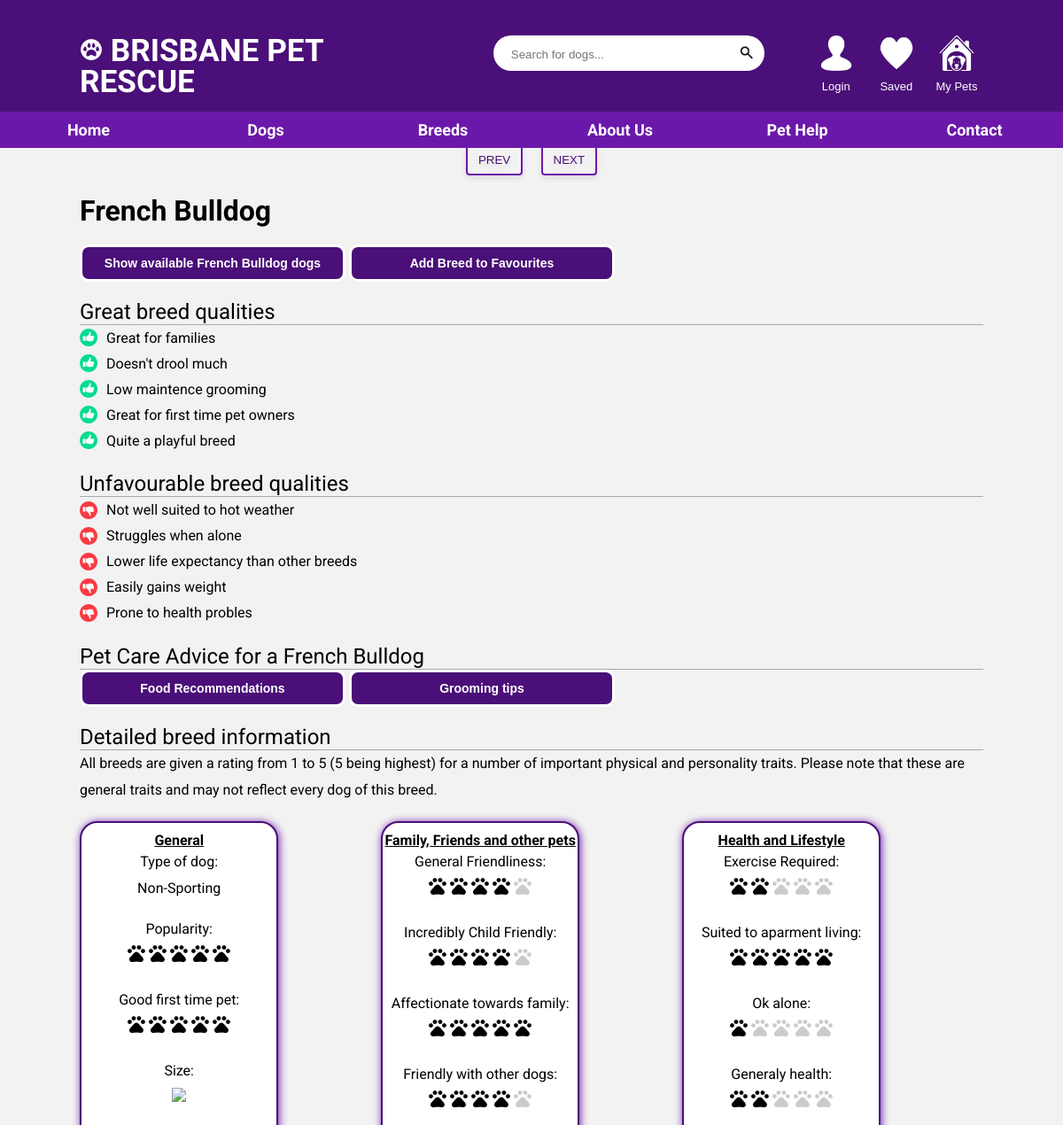
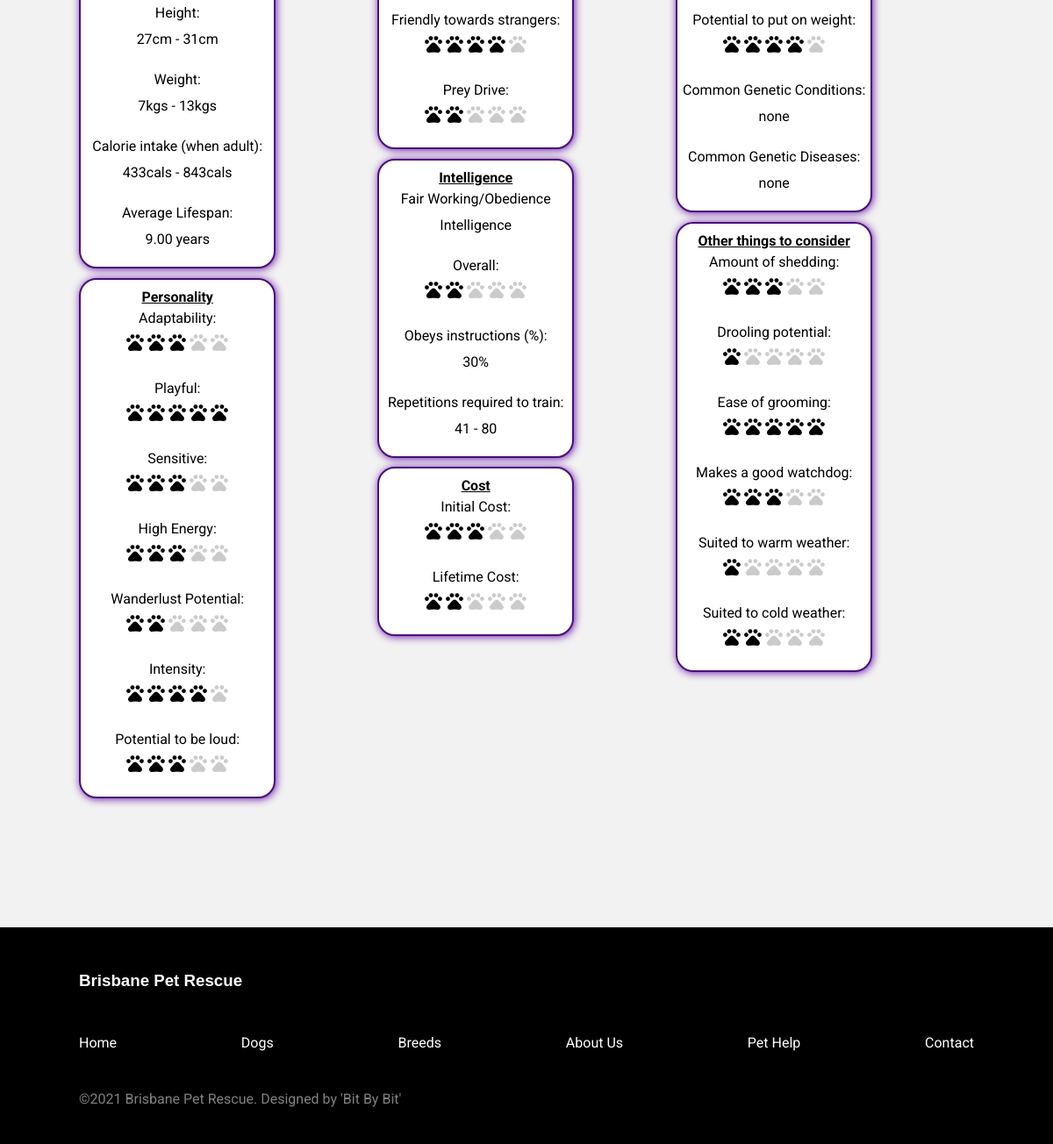
Page /breed-profile.php?breed_id=61 on the committed database (2 pictures, top to bottom).
### tables this page shows
CREATE TABLE `dog_breeds` (
  `breed_id` int(11) NOT NULL,
  `Breed` varchar(64) NOT NULL,
  `height_low` int(11) NOT NULL,
  `height_high` int(11) NOT NULL,
  `weight_low` int(11) NOT NULL,
  `weight_high` int(11) NOT NULL,
  `height_class` int(11) NOT NULL,
  `weight_class` int(11) NOT NULL,
  `adult_cal_intake_low` int(11) NOT NULL,
  `adult_cal_intake_high` int(11) NOT NULL,
  `intelligence_desc` varchar(64) NOT NULL,
  `obey_perc` decimal(4,2) NOT NULL,
  `training_reps_low` int(11) NOT NULL,
  `training_reps_high` int(11) NOT NULL,
  `intelligence_class` int(11) NOT NULL,
  `adaptability_class` int(11) NOT NULL,
  `general_friendliness_class` int(11) NOT NULL,
  `apartment_living_class` int(11) NOT NULL,
  `family_affectionate_class` int(11) NOT NULL,
  `shedding_amount_class` int(11) NOT NULL,
  `dog_friendly_class` int(11) NOT NULL,
  `drooling_potential_class` int(11) NOT NULL,
  `ease_of_grooming_class` int(11) NOT NULL,
  `energy_level_class` int(11) NOT NULL,
  `exercise_needs_class` int(11) NOT NULL,
  `friendly_toward_strangers_class` int(11) NOT NULL,
  `general_health_class` int(11) NOT NULL,
  `good_for_novice_owners` int(11) NOT NULL,
  `incredibly_kid_friendly_class` int(11) NOT NULL,
  `intensity_class` int(11) NOT NULL,
  `potential_for_mouthiness_class` int(11) NOT NULL,
  `potential_for_playfulness_class` int(11) NOT NULL,
  `potential_for_weight_gain_class` int(11) NOT NULL,
  `prey_drive_class` int(11) NOT NULL,
  `sensitivity_class` int(11) NOT NULL,
  `size_class` int(11) NOT NULL,
  `tendency_to_bark_or_howl_class` int(11) NOT NULL,
  `tolerates_being_alone_class` int(11) NOT NULL,
  `tolerates_cold_weather_class` int(11) NOT NULL,
  `tolerates_hot_weather_class` int(11) NOT NULL,
  `wanderlust_potential_class` int(11) NOT NULL,
  `watchdog_class` int(11) NOT NULL,
  `type_of_dog` varchar(16) NOT NULL,
  `average_lifespan` decimal(5,2) NOT NULL,
  `genetic_conditions` varchar(256) NOT NULL,
  `genetic_diseases` varchar(256) NOT NULL,
  `lifetime_cost_class` int(11) NOT NULL,
  `average_lifespan_class` int(11) NOT NULL,
  `average_purchase_price_class` int(11) NOT NULL,
  `popularity_class` int(11) NOT NULL
);

### breed-profile.php (the view, shortened to what the rows shown need)
<!DOCTYPE html>
<html lang="en">
<head>
    <?php include('partials/head.php'); ?>
    <link rel="stylesheet" href="css/glide.core.css">
    <link rel="stylesheet" href="css/glide.theme.css">
</head>
<body>
    <?php include('partials/menu.php'); ?>
    <?php
    if (isset($_GET['breed_id'])) {
        $breed_id = $_GET['breed_id'];
        $sql = "SELECT Breed as title FROM dog_breeds WHERE breed_id=$breed_id";
        $res = mysqli_query($conn, $sql);
        $row = mysqli_fetch_assoc($res);
        $breed_title = $row['title'];
    } else {
        header('location:' . SITEURL);
    }
    ?>
    <section class="profile-section">
        <div class="container">
            <?php
            $sql2 = "SELECT b.breed_id AS id, Breed as title, path, alt_text, b.lifetime_cost_class as price FROM dog_breeds AS b, breed_image as i WHERE b.breed_id = i.breed_id AND b.breed_id=$breed_id ORDER BY main_image DESC";
            $res2 = mysqli_query($conn, $sql2);
            $count2 = mysqli_num_rows($res2);
            if ($count2 > 0) {
            ?>
                <div class="glide">
                    <div class="glide__track" data-glide-el="track">
                        <?php
                        }
                        ?>
                    </div>
                    <div class="glide__arrows" data-glide-el="controls">
                    </div>
                </div>
                <h2 class="profile-title"><?php echo $breed_title ?></h2>
                <?php
                $sql_breed_info = "SELECT * FROM dog_breeds WHERE breed_id=$breed_id";
                $res_breed_info = mysqli_query($conn, $sql_breed_info);
                $entry_breed_info = mysqli_fetch_assoc($res_breed_info);
                $sql_trait_desc = "SELECT * FROM breed_good_bad_desc";
                $res_trait_desc = mysqli_query($conn, $sql_trait_desc);
                $trait_values = [];
                $trait_good_descs = [];
                $trait_bad_descs = [];
                while ($entry_trait_desc = mysqli_fetch_array($res_trait_desc)) {
                    if ($entry_trait_desc['high_good']) {
                        $trait_values[$entry_trait_desc['breed_field']] = $entry_breed_info[$entry_trait_desc['breed_field']];
                    } else {
                        $trait_values[$entry_trait_desc['breed_field']] = reverse1to5($entry_breed_info[$entry_trait_desc['breed_field']]);
                    }
                    $trait_good_descs[$entry_trait_desc['breed_field']] = $entry_trait_desc['good_text'];
                    $trait_bad_descs[$entry_trait_desc['breed_field']] = $entry_trait_desc['bad_text'];
                }
                arsort($trait_values);
                $best_traits = [];
                $worst_traits = [];
                for ($i = 1; $i <= NUM_TRAITS_TO_SHOW; $i++) {
                    array_push($best_traits, $trait_good_descs[array_keys($trait_values)[$i]]);
                    array_push($worst_traits, $trait_bad_descs[array_keys($trait_values)[count($trait_values) - $i]]);
                }
                ?>
                <div class="profile-info">
                    <br>
                    <form action='dogs.php' style="display: inline">
                        <button type='submit' name='Breed' value='<?php echo $breed_title; ?>' class="hero-btn hero-btn-alt small-btn">
                            Show available <?php echo $breed_title ?> dogs
                        </button>
                    </form>
                    <form method='POST' action='/form_submissions/favourite_breed.php' style="display: inline">
                        <button type='submit' name='breed_id' value='<?php echo $breed_id; ?>' class="hero-btn hero-btn-alt small-btn">
                        </button>
                    </form>
                    <h3>Great breed qualities</h3>
                    <ul> <?php foreach ($best_traits as $quality) {
                                echo "<li class='good-traits'>" . $quality . "</li>";
                            } ?> </ul>
                    <h3>Unfavourable breed qualities</h3>
                    <ul> <?php foreach ($worst_traits as $quality) {
                                echo "<li  class='bad-traits'>" . $quality . "</li>";
                            } ?> </ul>
                    <h3>Pet Care Advice for a <?php echo $breed_title; ?></h3>
                    <form action='https://duckduckgo.com/' target='_blank' style="display: inline">
                        <button type='submit' name='q' value='!ducky food for a <?php echo $breed_title; ?>' class="hero-btn hero-btn-alt small-btn">
                        </button>
                    </form>
                    <form action='https://duckduckgo.com/' target='_blank' style="display: inline">
                        <button type='submit' name='q' value='!ducky how to groom a <?php echo $breed_title; ?>' class="hero-btn hero-btn-alt small-btn">
                        </button>
                    </form>
                    <h3>Detailed breed information</h3>
                    <p>All breeds are given a rating from 1 to 5 (5 being highest) for a number of important physical and personality traits.
                        Please note that these are general traits and may not reflect every dog of this breed. </p>
                    <div class="information-boxes">
                        <div class="info-box">
                            <h4>General</h4>
                            <p>Type of dog: <br><span style="text-transform: capitalize;"><?php echo $entry_breed_info['type_of_dog']; ?></span></p>
                            <p>Popularity: <br><?php echo str_repeat("<img src='/images/icons/star-full.png'>", $entry_breed_info['popularity_class'])
                                                    . str_repeat("<img src='/images/icons/star-full.png' style='opacity:0.2'>", 5 - $entry_breed_info['popularity_class']); ?></p>
                            <p>Good first time pet: <br><?php echo str_repeat("<img src='/images/icons/star-full.png'>", $entry_breed_info['good_for_novice_owners'])
                                                            . str_repeat("<img src='/images/icons/star-full.png' style='opacity:0.2'>", 5 - $entry_breed_info['good_for_novice_owners']); ?></p>
                            <p>Size: <br><img src='images/icons/dog_size_<?php echo $entry_breed_info['size_class']; ?>' style="width: 120px"></p>
                            <p>Height: <br><?php echo $entry_breed_info['height_low']; ?>cm - <?php echo $entry_breed_info['height_high']; ?>cm</p>
                            <p>Weight: <br><?php echo $entry_breed_info['weight_low']; ?>kgs - <?php echo $entry_breed_info['weight_high']; ?>kgs</p>
                            <p>Calorie intake (when adult):
                                <br><?php echo $entry_breed_info['adult_cal_intake_low'] . "cals - "
                                        . $entry_breed_info['adult_cal_intake_high'] . "cals"; ?>
                            </p>
                            <p>Average Lifespan: <br><?php echo $entry_breed_info['average_lifespan']; ?> years</p>
                        </div>
                        <div class="info-box">
                        </div>
                        <div class="info-box">
                        </div>
                        <div class="info-box">
                            <h4>Intelligence</h4>
                            <p><?php echo $entry_breed_info['intelligence_desc']; ?></p>
                            <p>Overall: <br><?php echo str_repeat("<img src='/images/icons/star-full.png'>", $entry_breed_info['intelligence_class'])
                                                . str_repeat("<img src='/images/icons/star-full.png' style='opacity:0.2'>", 5 - $entry_breed_info['intelligence_class']); ?></p>
                            <p>Obeys instructions (%): <br><?php echo $entry_breed_info['obey_perc'] * 100; ?>%</p>
                            <p>Repetitions required to train: <br><?php echo $entry_breed_info['training_reps_low'] . " - " . $entry_breed_info['training_reps_high']; ?></p>
                        </div>
                        <div class="info-box">
                        </div>
                        <div class="info-box">
                            <h4>Health and Lifestyle</h4>
                            <p>Exercise Required: <br><?php echo str_repeat("<img src='/images/icons/star-full.png'>", $entry_breed_info['exercise_needs_class'])
                                                            . str_repeat("<img src='/images/icons/star-full.png' style='opacity:0.2'>", 5 - $entry_breed_info['exercise_needs_class']); ?></p>
                            <p>Suited to aparment living: <br><?php echo str_repeat("<img src='/images/icons/star-full.png'>", $entry_breed_info['apartment_living_class'])
                                                                    . str_repeat("<img src='/images/icons/star-full.png' style='opacity:0.2'>", 5 - $entry_breed_info['apartment_living_class']); ?></p>
                            <p>Ok alone: <br><?php echo str_repeat("<img src='/images/icons/star-full.png'>", $entry_breed_info['tolerates_being_alone_class'])
                                                    . str_repeat("<img src='/images/icons/star-full.png' style='opacity:0.2'>", 5 - $entry_breed_info['tolerates_being_alone_class']); ?></p>
                            <p>Generaly health: <br><?php echo str_repeat("<img src='/images/icons/star-full.png'>", $entry_breed_info['general_health_class'])
                                                        . str_repeat("<img src='/images/icons/star-full.png' style='opacity:0.2'>", 5 - $entry_breed_info['general_health_class']); ?></p>
                            <p>Potential to put on weight: <br><?php echo str_repeat("<img src='/images/icons/star-full.png'>", $entry_breed_info['potential_for_weight_gain_class'])
                                                                    . str_repeat("<img src='/images/icons/star-full.png' style='opacity:0.2'>", 5 - $entry_breed_info['potential_for_weight_gain_class']); ?></p>
                            <p>Common Genetic Conditions: <br><?php echo $entry_breed_info['genetic_conditions']; ?></p>
                            <p>Common Genetic Diseases: <br><?php echo $entry_breed_info['genetic_diseases']; ?></p>
                        </div>
                        <div class="info-box">
                        </div>
                    </div>
                </div>
        </div>
    </section>
</body>
</html>

### rows in the picture
dog_breeds: Breed "French Bulldog", type_of_dog "Non-Sporting", height_low "27", height_high "31", weight_low "7", weight_high "13", adult_cal_intake_low "433", adult_cal_intake_high "843", average_lifespan "9.00", intelligence_desc "Fair Working/Obedience Intelligence", $entry_breed_info['obey_perc']*100 "30", training_reps_low "41", training_reps_high "80", genetic_conditions "none", genetic_diseases "none"

### other values in the picture
$login_caption "Login"
$quality "Great for families"
$quality "Doesn't drool much"
$quality "Low maintence grooming"
$quality "Great for first time pet owners"
$quality "Quite a playful breed"
$quality "Not well suited to hot weather"
$quality "Struggles when alone"
$quality "Lower life expectancy than other breeds"
$quality "Easily gains weight"
$quality "Prone to health probles"
